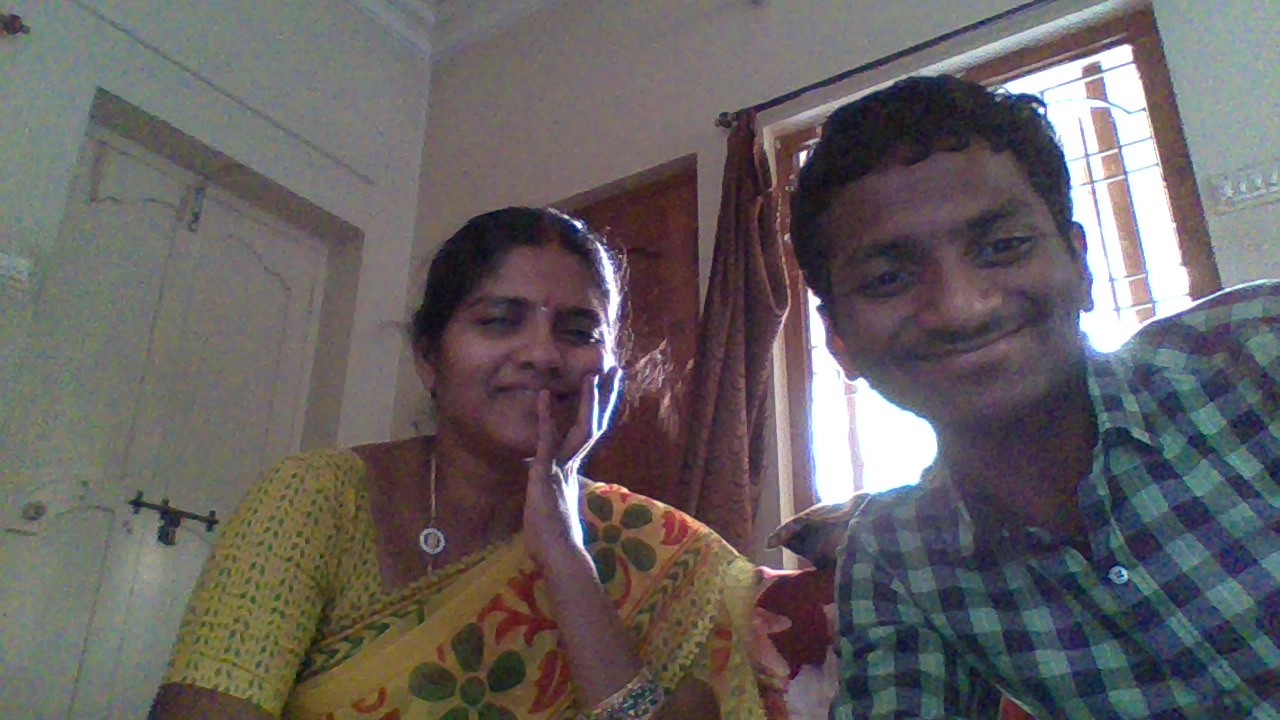
#> input picture Practice/Images/fam_sample5.jpg, 1280 x 720 px
$ python preprocess_practice2.py
#> lines starting #> are read from the running program, lines starting #| are printed output that depends on the picture
#practice to output after filtering with different kernels like mean,gaussian,sharpening etc
# The kernels are also being altered to see the output effect

import cv2
import imutils
import numpy as np

im=cv2.imread('Images/fam_sample5.jpg')
#> im is the input picture: shape (720, 1280, 3); mean B, G, R 97.5, 97.3, 102
gray_im=cv2.cvtColor(im,cv2.COLOR_BGR2GRAY)
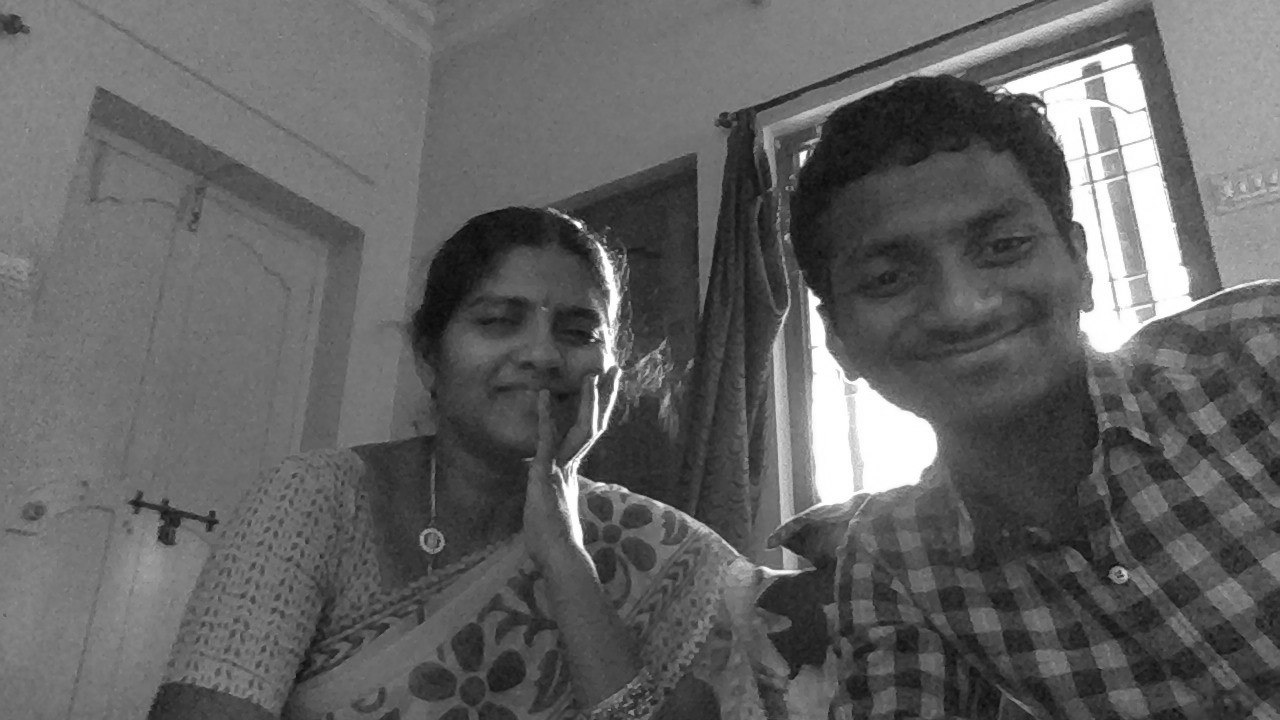
#> gray_im: shape (720, 1280); min 9, max 255, mean 98.7
gray_im=imutils.resize(gray_im,height=300)
#> gray_im: shape (300, 533)

k1=np.array([[0,-1,0],[-1,5,-1],[0,-1,0]])
k2=np.array([[1,2,1],[2,4,2],[1,2,1]])/16

filt_im=cv2.filter2D(gray_im,-1,k2)
filt_im2=cv2.filter2D(filt_im,-1,k1)
stacked_im=np.hstack((filt_im,filt_im2))
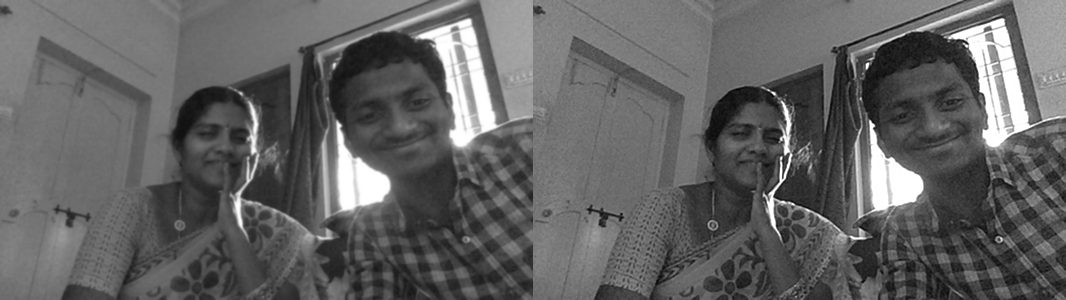
#> stacked_im: shape (300, 1066); min 0, max 255, mean 98.7

cv2.imshow('Filtered Image',stacked_im)
cv2.waitKey(0)
cv2.destroyAllWindows()

$ run again, with Practice/Images/fam_sample1.jpg copied over Practice/Images/fam_sample5.jpg
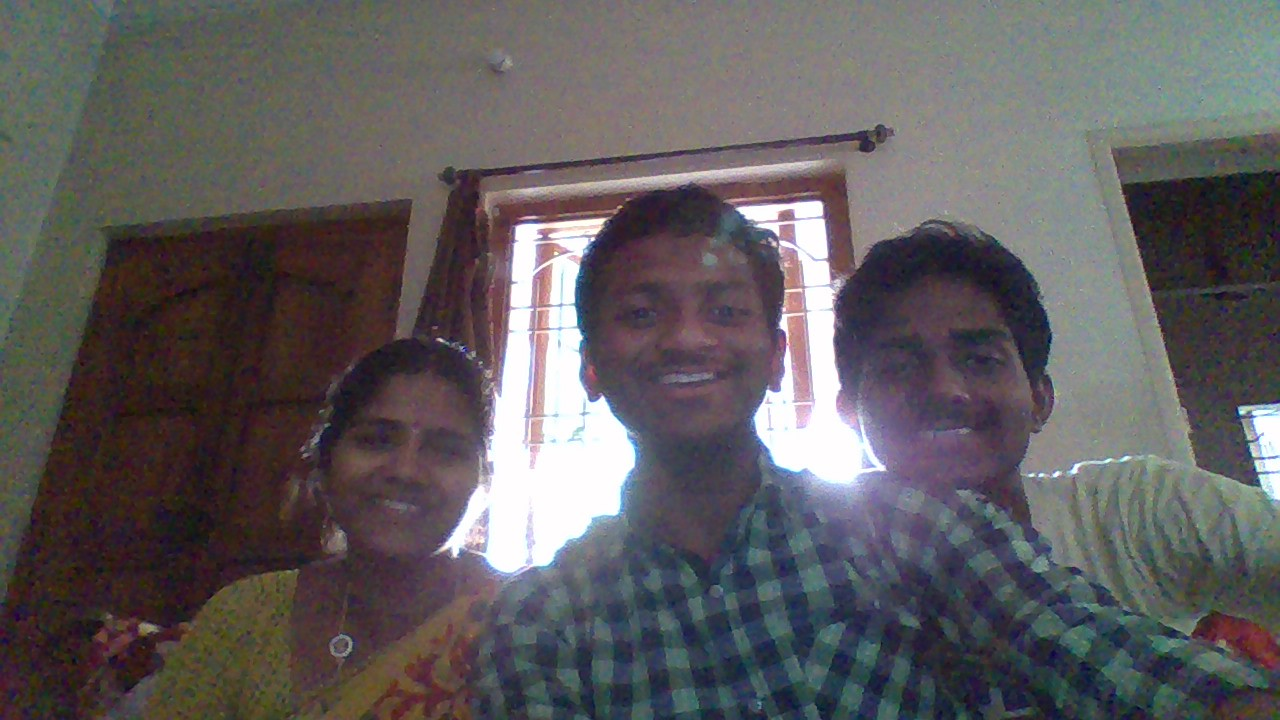
#> input picture Practice/Images/fam_sample1.jpg, 1280 x 720 px
#> im is the input picture: shape (720, 1280, 3); mean B, G, R 93.8, 92.1, 95.8
#> `gray_im=cv2.cvtColor(im,cv2.COLOR_BGR2GRAY)`:
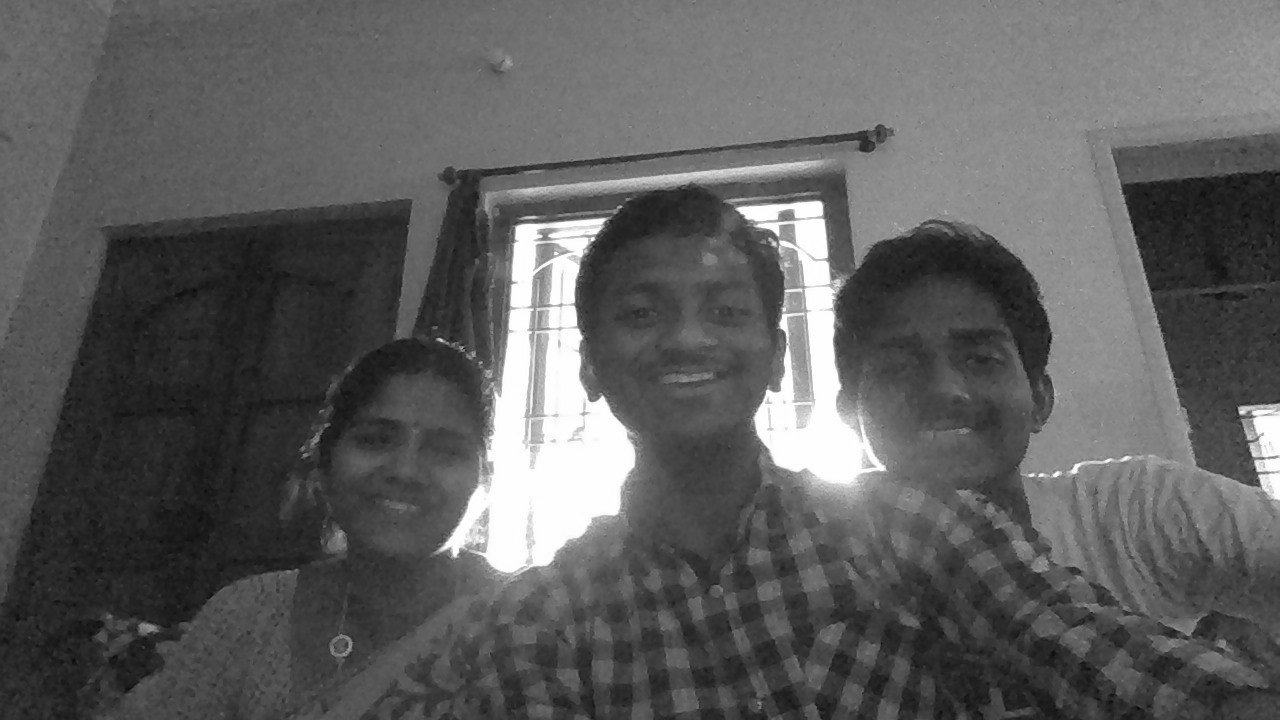
#> gray_im: shape (720, 1280); min 7, max 255, mean 93.4
#> `stacked_im=np.hstack((filt_im,filt_im2))`:
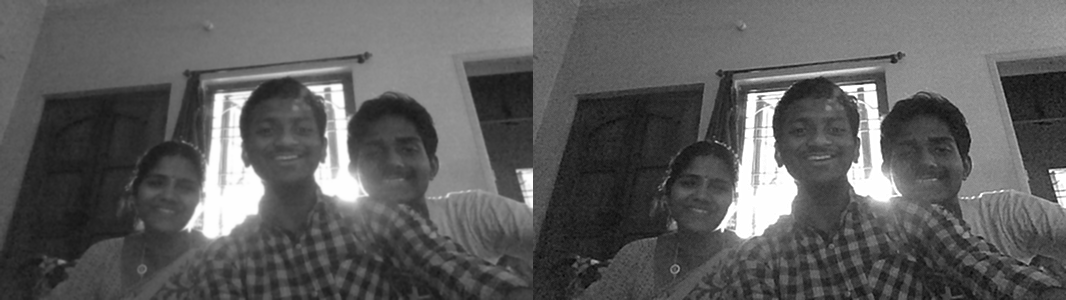
#> stacked_im: shape (300, 1066); min 5, max 255, mean 93.3

$ run again, with Practice/Images/fam_sample2.jpg copied over Practice/Images/fam_sample5.jpg
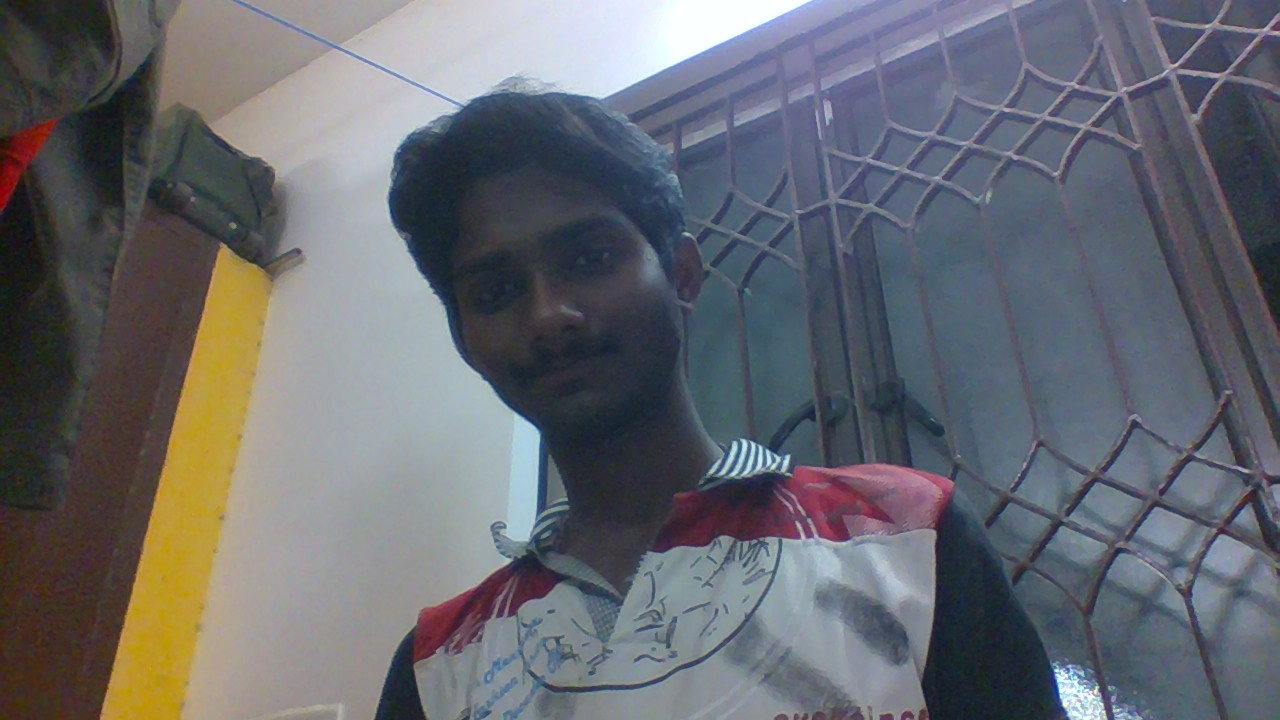
#> input picture Practice/Images/fam_sample2.jpg, 1280 x 720 px
#> im is the input picture: shape (720, 1280, 3); mean B, G, R 110.6, 105, 102.8
#> `gray_im=cv2.cvtColor(im,cv2.COLOR_BGR2GRAY)`:
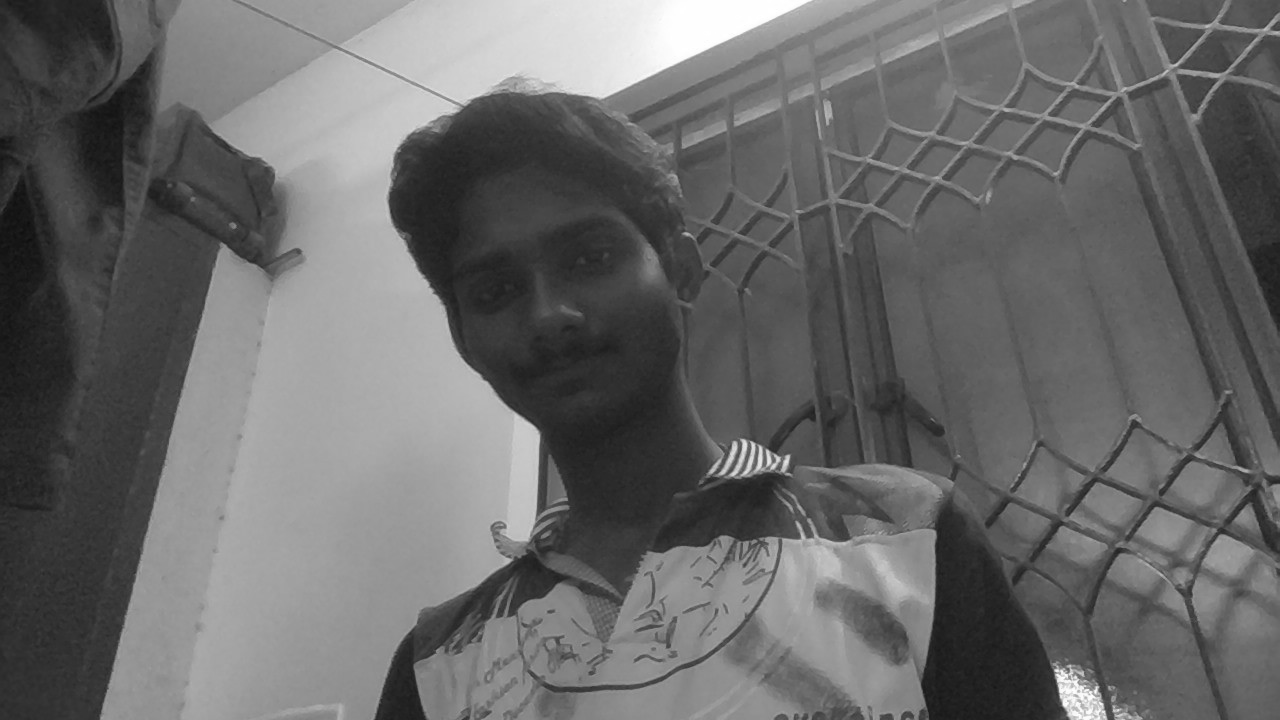
#> gray_im: shape (720, 1280); min 13, max 255, mean 105
#> `stacked_im=np.hstack((filt_im,filt_im2))`:
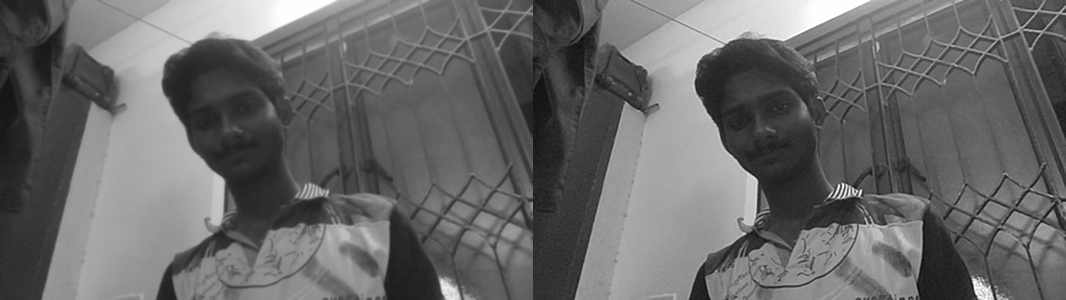
#> stacked_im: shape (300, 1066); min 10, max 255, mean 104.9

$ run again, with Practice/Images/fam_sample3.jpg copied over Practice/Images/fam_sample5.jpg
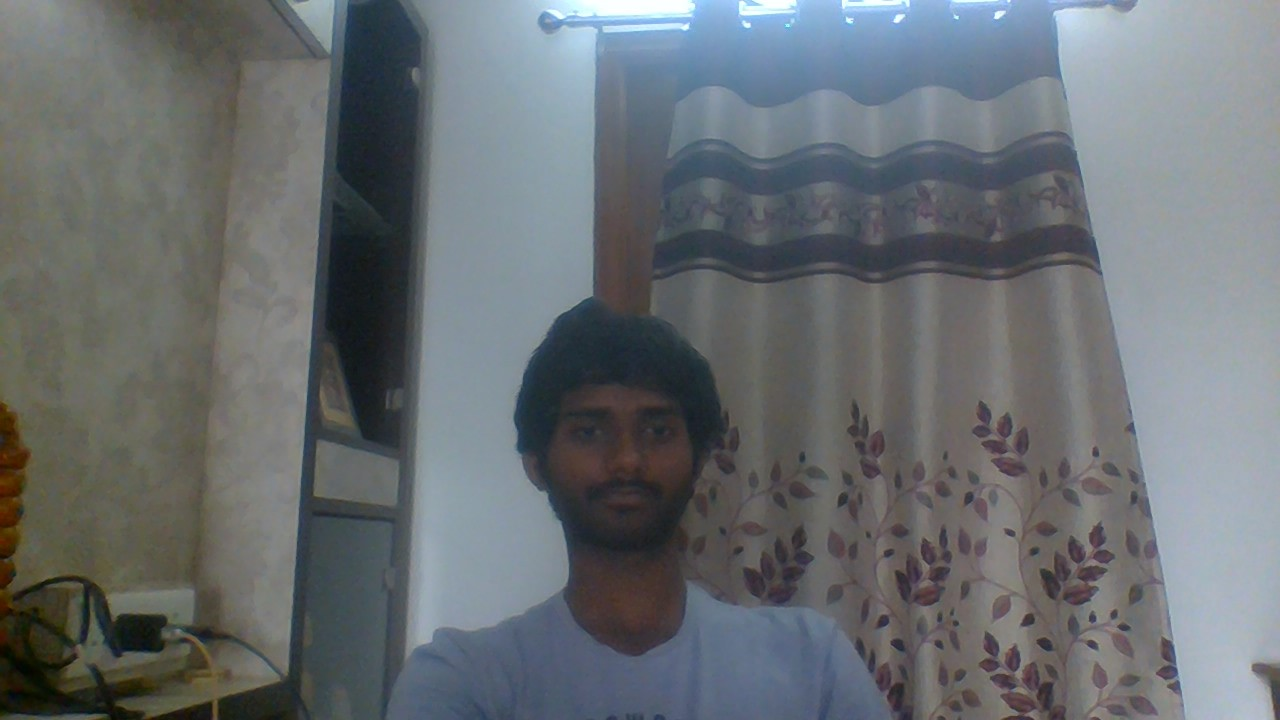
#> input picture Practice/Images/fam_sample3.jpg, 1280 x 720 px
#> im is the input picture: shape (720, 1280, 3); mean B, G, R 113.4, 110, 104.9
#> `gray_im=cv2.cvtColor(im,cv2.COLOR_BGR2GRAY)`:
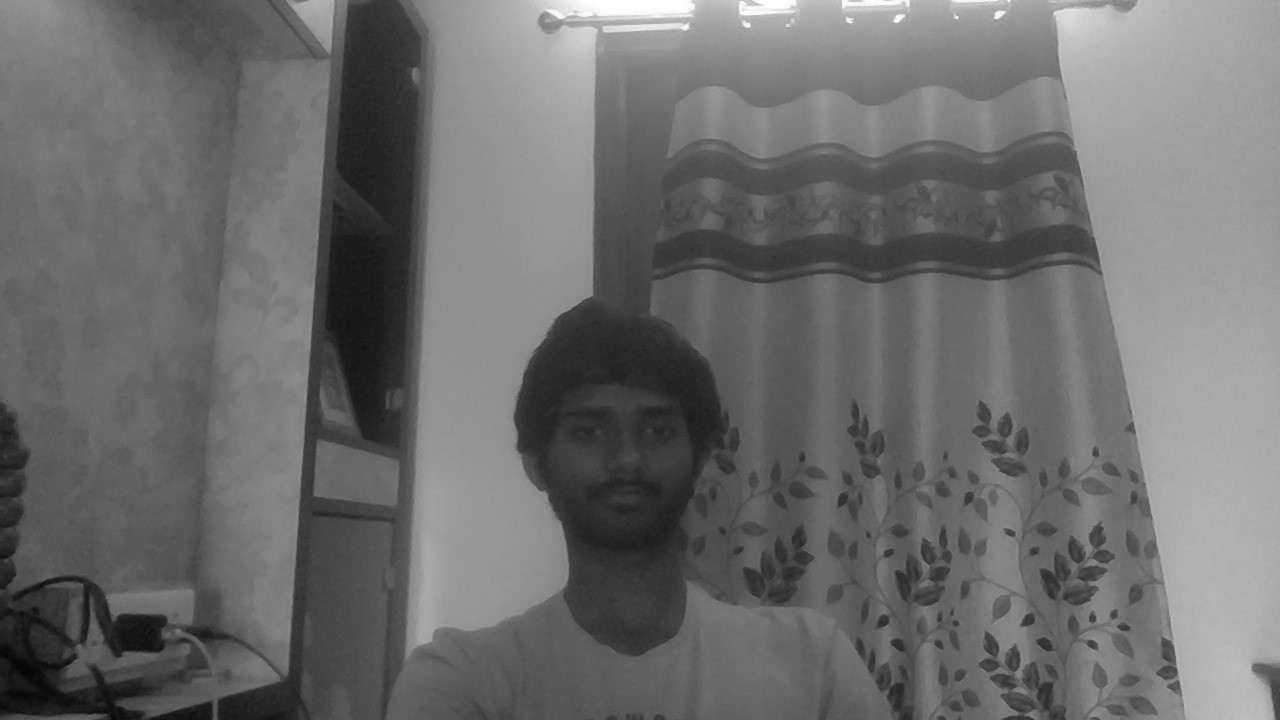
#> gray_im: shape (720, 1280); min 4, max 255, mean 108.8
#> `stacked_im=np.hstack((filt_im,filt_im2))`:
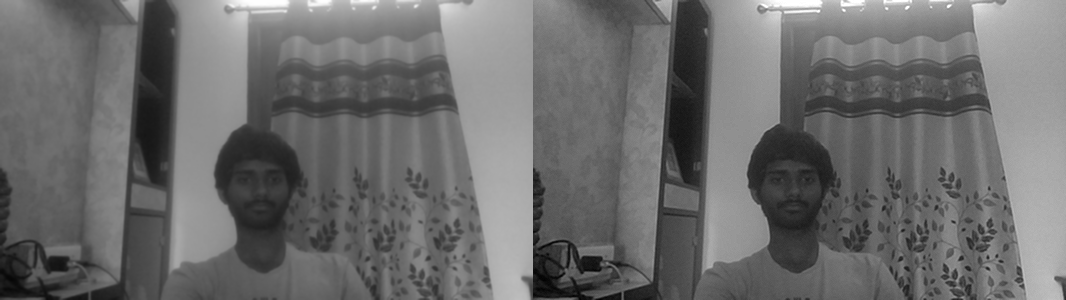
#> stacked_im: shape (300, 1066); min 0, max 255, mean 108.8
